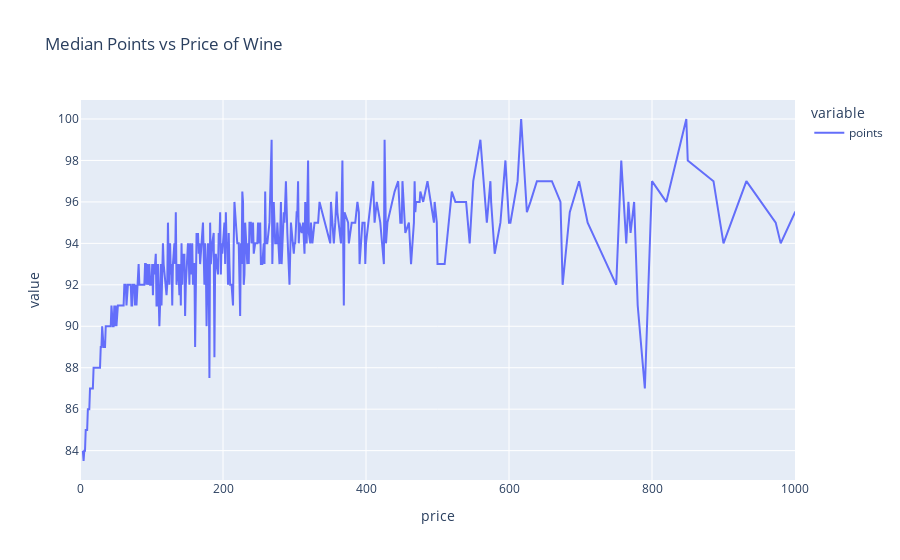

Notebook code cell kept with this figure:
### Markdown cell above
The majority of wines reviewed are $25 and under with a pretty steep drop off afterwords. A common anecdote is that there is a big difference betweeen a $8 bottle of wine and a $35 bottle wine. But after that the increase in quality becomes negligible. Let's investigate.

### Code cell
#group wines by price and calculate median. Used median as there is quite a bit of data and I want to minimzie the effects of outliers.
price_groups =  df.groupby(["price"])["points"].median()

fig = px.line(df.groupby(["price"])["points"].median(), title = 'Median Points vs Price of Wine')

fig.update(layout_xaxis_range = [0,1000])

### Figure 1 — Plotly figure (JSON) as saved in the notebook; plotly's stock layout.template omitted (floating-point values rounded to 4 significant figures; data arrays with more than 128 entries replaced by an {"elided": "..."} marker saying what was removed)
{"data": [{"hovertemplate": "variable=points<br>price=%{x}<br>value=%{y}<extra></extra>", "legendgroup": "points", "line": {"color": "#636efa", "dash": "solid"}, "marker": {"symbol": "circle"}, "mode": "lines", "name": "points", "orientation": "v", "showlegend": true, "type": "scatter", "x": {"elided": "390 int values"}, "xaxis": "x", "y": {"elided": "390 float values"}, "yaxis": "y"}], "layout": {"legend": {"title": {"text": "variable"}, "tracegroupgap": 0}, "title": {"text": "Median Points vs Price of Wine"}, "xaxis": {"anchor": "y", "domain": [0, 1], "range": [0, 1000], "title": {"text": "price"}}, "yaxis": {"anchor": "x", "domain": [0, 1], "title": {"text": "value"}}}}
